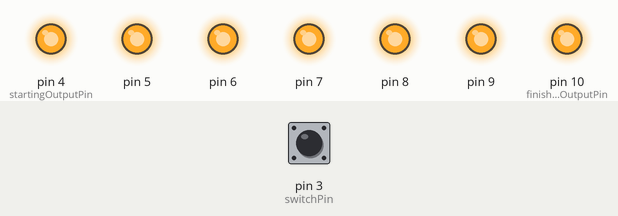
Recording of a sketch running on a simulated Arduino Uno, built with avr-gcc and run on an emulated ATmega328P. Shown: output pins drawn as LEDs (lit = HIGH). Inputs (shaded band) come from the test bench; at power-on: pin 3 (switchPin) HIGH. What the sketch prints to the serial monitor is not drawn.

Above: at 5.6 s.
5.7 s: pin 3 (switchPin) pulled LOW for 0.15 s
At 6.1 s:
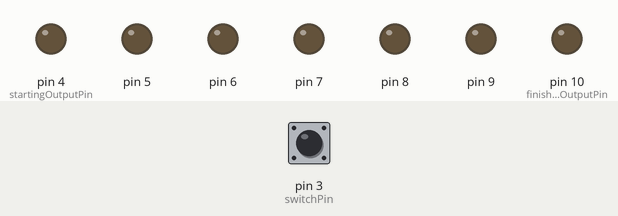
At 6.7 s:
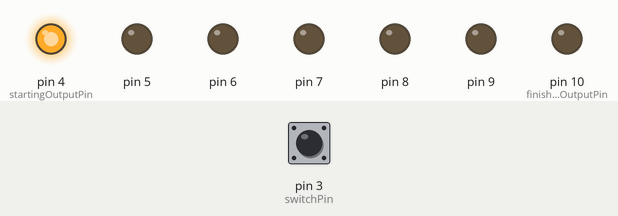
Timing chart, 0 to 11.4 s (numbered marks = the images above; inputs shaded):
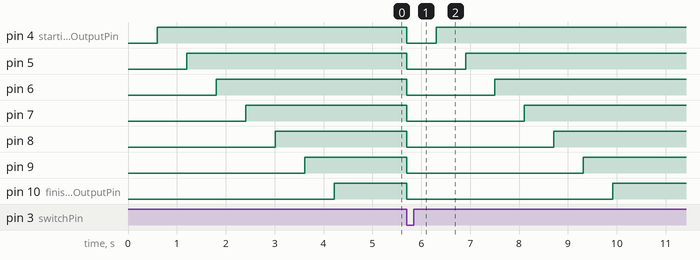

Measured:
- after the input at 5.7 s, pin 4 (startingOutputPin): HIGH → LOW at once, → HIGH 0.60 s later; pin 5: HIGH → LOW at once, → HIGH 1.2 s later; pin 6: HIGH → LOW at once, → HIGH 1.8 s later; pin 7: HIGH → LOW at once, → HIGH 2.4 s later; pin 8: HIGH → LOW at once, → HIGH 3.0 s later

The sketch:

Countdown_digitaltimer_only_pressed.ino
```cpp
/*
 *
 * Nombre: David Prieto
 * Fecha: 21/02/2021
 * Este programa es una modificación del Reloj digital (proyecto del starter kit)
 *
 * Al pulsar el botón comienza a encender los leds. Si se suelta el botón todo se apaga.
 *
 *
 *
 *
*/

// constante del pin del botón.
const int switchPin = 3;
const int startingOutputPin = 4; // variable para guardar el primer pin a activar.
const int finishingOutputPin = 10;  //constante para guardar el último pin a activar.

unsigned long previousTime = 0; // store the last time an LED was updated
unsigned long currentTime = 0; // store the current time
int switchState = 0; // the current switch state

bool shouldUpdatePins = false;


int currentPin = startingOutputPin; // en esta variable guardamos el valor del pin que queremos activar

// 600000 = 10 minutes in milliseconds
long interval = 600; // interval at which to light the next LED

void setup() {
  // utilizamos un bucle for para iniciar los leds
  for (int x = startingOutputPin; x <= finishingOutputPin; x++) {
    pinMode(x, OUTPUT);
  }
  // Pin del botón como input
  pinMode(switchPin, INPUT);
  // Iniciamos la comunicación con el ordenador por si necesitamos resolver cualquier error.
  Serial.begin(9600);
}

void loop() {
  if(shouldUpdatePins){
      updatePins();
  }
  checkButton();
}

void updatePins() {
    // Miramos la hora y la guardamos
  currentTime = millis();

  // Comparamos la hora con la "hora anterior" y revisamos si ha pasado tiempo suficiente (interval)
  if (currentTime - previousTime > interval) {
    // Si ya ha pasado el tiempo de intervalo, decimos que la última vez que se activó esto es ahora
    previousTime = currentTime;
    // encendemos el pin que le toca
    digitalWrite(currentPin, HIGH);
    // aumentamos la variable del pin para que luego le toque al siguiente pin
    currentPin++;
    // En caso de que se exceda el límite de los pines, se queda automáticamente en el número +1 para evitar errores y reinicios extraños
    if (currentPin > finishingOutputPin) {
      currentPin = finishingOutputPin;
      }
  }
}

void checkButton() {
  // leemos el botón y lo guardamos en switchtate
  switchState = digitalRead(switchPin);
  Serial.println(switchState);

  // if the switch has changed
  if (switchState == LOW) {
    //le decimos que no actualice lo pines
    shouldUpdatePins=false;
    for (int x = startingOutputPin; x <= finishingOutputPin; x++) {
     digitalWrite(x, LOW);
    }
    // la variable del led la mandamos al inicio
    currentPin = startingOutputPin;
    //reset the timer
    previousTime = currentTime;
  }
  else {
    //aquí sí etamos pulsando el botón, así que le decimos que porfavor, actualice los pines si no es mucha molestia.
    shouldUpdatePins=true;
  }

}
```
